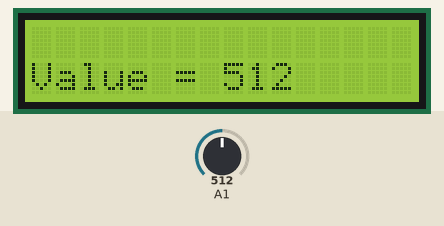
Bench run of a sketch on a simulated Arduino Uno, built with avr-gcc and run on an emulated ATmega328P. On the bench: 16×2 character LCD. The inputs (shaded band) are chosen by the test bench; at power-on: A1 = 512.

Above: at 1.2 s.
1.3 s: A1 set to 716
At 1.9 s:
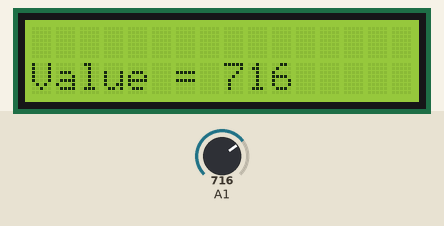
4.3 s: A1 set to 900
At 5.0 s:
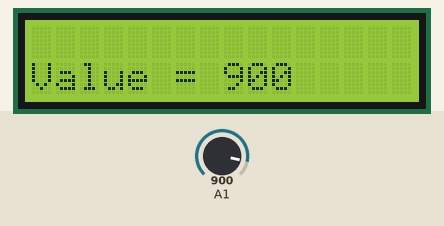
6.1 s: A1 set to 1023
At 6.5 s:
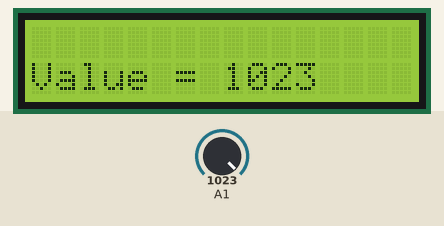
Timing chart, 0 to 9.1 s (numbered marks = the images above; inputs shaded):
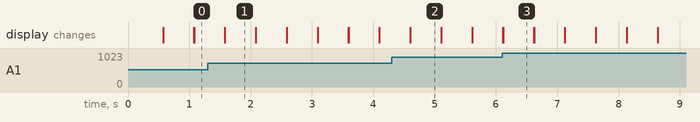

Measured:
- after the input at 1.3 s, the display: first differs from a run without the input after 0.28 s (image 1)
- after the input at 4.3 s, the display: first differs from a run without the input after 0.31 s (image 2)
- after the input at 6.1 s, the display: first differs from a run without the input at once (image 3)
- what the display in image 1 shows lasts 0.5 s, from 1.6 s to 2.1 s

The sketch:

LCD_3.ino
```cpp
#include <LiquidCrystal.h>
LiquidCrystal lcd(2,3,4,5,6,7);
void setup() {
  // put your setup code here, to run once:
  lcd.begin(16,2);
  lcd.clear();
  lcd.setCursor(0,0);
  lcd.print("ADC Example on A1");
  analogReference(EXTERNAL);
}

void loop() {
  // put your main code here, to run repeatedly:
  unsigned int dataADC = analogRead(A1);
  lcd.setCursor(0,1);
  lcd.print("Value = ");
  lcd.print(dataADC);
  delay(500);
  lcd.clear();

}
```
